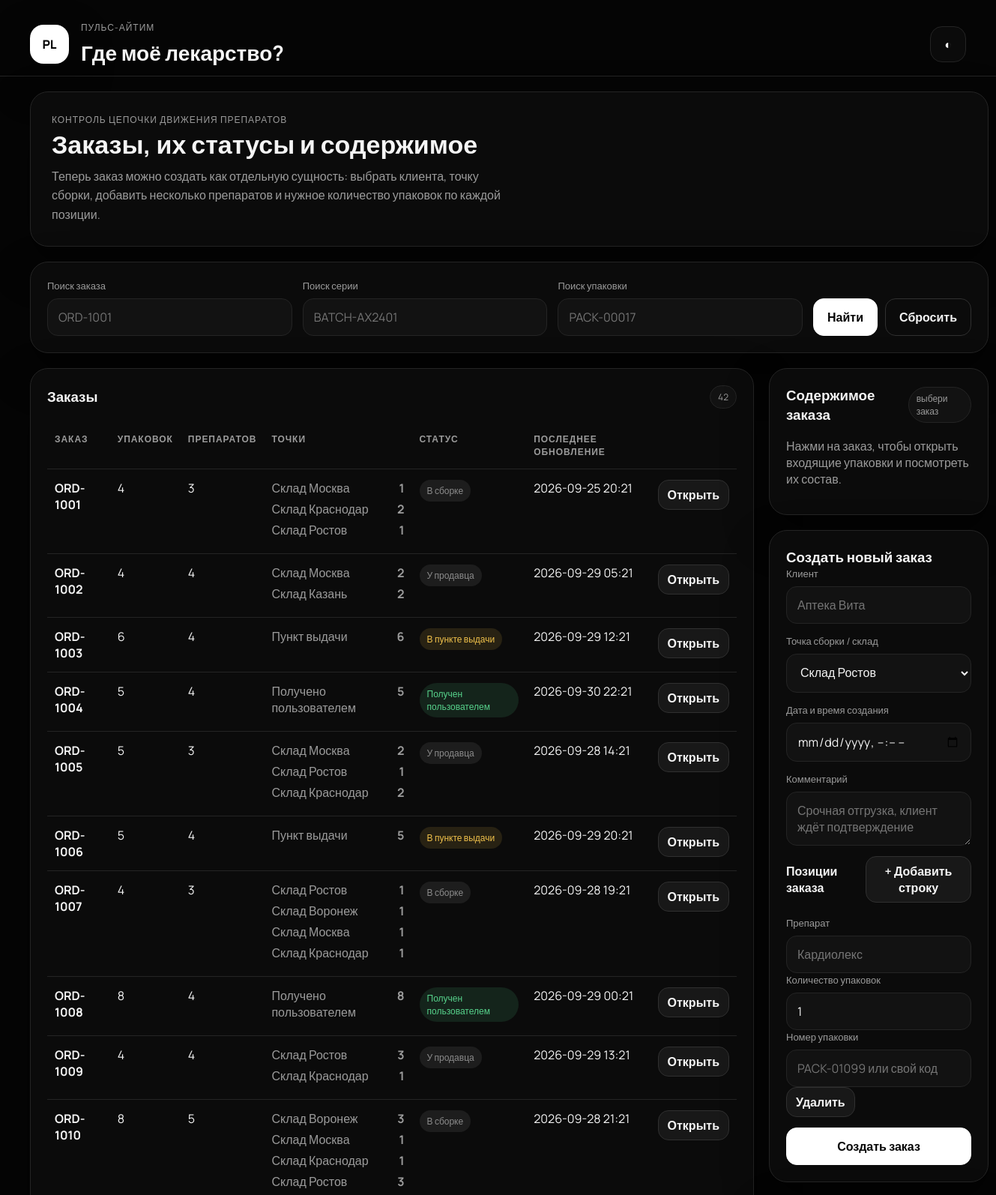
The page / (upper part) on the database its author committed.
### tables this page shows
CREATE TABLE events (
            id INTEGER PRIMARY KEY AUTOINCREMENT,
            package_id INTEGER NOT NULL,
            event_type TEXT NOT NULL,
            status TEXT NOT NULL,
            location TEXT NOT NULL,
            counterparty TEXT,
            event_time TEXT NOT NULL,
            note TEXT,
            order_number TEXT,
            created_at TEXT NOT NULL DEFAULT CURRENT_TIMESTAMP,
            FOREIGN KEY (package_id) REFERENCES packages(id)
        );

### app/main.py (the view)
@app.get("/", response_class=HTMLResponse)
def index(request: Request, code: str = Query(default=""), batch: str = Query(default=""), order: str = Query(default="")):
    data = dashboard_data(code, batch, order)
    return templates.TemplateResponse("index.html", {"request": request, **data})

### app/templates/index.html (shortened to what this page needs)
<!DOCTYPE html>
<html lang="ru" data-theme="dark">
<head>
  <link rel="stylesheet" href="/static/style.css">
</head>
<body>
  <header class="topbar">
    <div>
      <div class="brand-mark">PL</div>
      <div>
        <p class="eyebrow">Пульс-АйТим</p>
        <h1>Где моё лекарство?</h1>
      </div>
    </div>
    <button class="theme-toggle" data-theme-toggle aria-label="Переключить тему">◐</button>
  </header>
  <main id="content" class="layout">
    <section class="hero-card hero-card--compact">
      <div>
        <p class="eyebrow">Контроль цепочки движения препаратов</p>
        <h2>Заказы, их статусы и содержимое</h2>
        <p class="hero-text">Теперь заказ можно создать как отдельную сущность: выбрать клиента, точку сборки, добавить несколько препаратов и нужное количество упаковок по каждой позиции.</p>
      </div>
    </section>
    <section class="panel filters-panel">
      <form method="get" class="search-form">
        <div class="field"><label for="order">Поиск заказа</label><input id="order" name="order" value="{{ search_order }}" placeholder="ORD-1001"></div>
        <div class="field"><label for="batch">Поиск серии</label><input id="batch" name="batch" value="{{ search_batch }}" placeholder="BATCH-AX2401"></div>
        <div class="field"><label for="code">Поиск упаковки</label><input id="code" name="code" value="{{ search_code }}" placeholder="PACK-00017"></div>
        <div class="actions"><button class="btn btn-primary" type="submit">Найти</button><a class="btn btn-ghost" href="/">Сбросить</a></div>
      </form>
    </section>
    <section class="content-grid">
      <div class="left-column">
        <section class="panel">
          <div class="section-title-row"><h3>Заказы</h3><span class="count-pill">{{ orders|length }}</span></div>
          <div class="table-wrap">
            <table>
              <thead>
                <tr>
                  <th>Заказ</th>
                  <th>Упаковок</th>
                  <th>Препаратов</th>
                  <th>Точки</th>
                  <th>Статус</th>
                  <th>Последнее обновление</th>
                  <th></th>
                </tr>
              </thead>
              <tbody>
                {% for order in orders %}
                <tr class="order-row">
                  <td><strong>{{ order.order_number }}</strong></td>
                  <td>{{ order.items_count }}</td>
                  <td>{{ order.medicine_count }}</td>
                  <td>
                    {% for name, qty in order.locations.items() %}
                    <div class="cell-stack"><span>{{ name }}</span><strong>{{ qty }}</strong></div>
                    {% endfor %}
                  </td>
                  <td><span class="status-chip status-{{ order.status_tone }}">{{ order.status_label }}</span></td>
                  <td>{{ order.latest_time[:16]|replace('T', ' ') if order.latest_time else '—' }}</td>
                  <td><button class="tiny-btn js-open-order" type="button" data-order-number="{{ order.order_number }}">Открыть</button></td>
                </tr>
                {% else %}
                <tr><td colspan="7" class="empty-cell">Ничего не найдено</td></tr>
                {% endfor %}
              </tbody>
            </table>
          </div>
        </section>
      </div>
      <aside class="right-column">
        <section class="panel detail-panel">
          <div class="section-title-row"><h3>Содержимое заказа</h3><span id="detail-code" class="count-pill">выбери заказ</span></div>
          <div id="detail-meta" class="detail-meta">Нажми на заказ, чтобы открыть входящие упаковки и посмотреть их состав.</div>
        </section>
        <section class="panel form-panel">
          <h3>Создать новый заказ</h3>
          <form method="post" action="/orders/create" class="stack-form" id="create-order-form">
            <div class="field">
              <label>Клиент</label>
              <input name="client_name" list="client-options" placeholder="Аптека Вита" required>
            </div>
            <div class="field">
              <label>Точка сборки / склад</label>
              <select name="warehouse" required>
                {% for warehouse in warehouses %}
                <option value="{{ warehouse }}">{{ warehouse }}</option>
                {% endfor %}
              </select>
            </div>
            <div class="field">
              <label>Дата и время создания</label>
              <input type="datetime-local" name="created_at" required>
            </div>
            <div class="field">
              <label>Комментарий</label>
              <textarea name="comment" rows="2" placeholder="Срочная отгрузка, клиент ждёт подтверждение"></textarea>
            </div>
            <div class="field-group">
              <div class="section-title-row">
                <h4>Позиции заказа</h4>
                <button class="tiny-btn" type="button" id="add-order-item">+ Добавить строку</button>
              </div>
              <div id="order-items">
                <div class="order-item-row">
                  <div class="field">
                    <label>Препарат</label>
                    <input name="medicine_name" list="medicine-options" placeholder="Кардиолекс" required>
                  </div>
                  <div class="field">
                    <label>Количество упаковок</label>
                    <input type="number" min="1" name="quantity" value="1" required>
                  </div>
                  <div class="field">
                    <label>Номер упаковки</label>
                    <input name="package_code" placeholder="PACK-01099 или свой код">
                  </div>
                  <button class="tiny-btn order-item-remove" type="button">Удалить</button>
                </div>
              </div>
            </div>
            <button class="btn btn-primary" type="submit">Создать заказ</button>
          </form>
        </section>
      </aside>
    </section>
  </main>
</body>
</html>

### app/static/style.css (style rules this page uses)
:root,[data-theme="dark"] { --bg:#050505;--surface:#0b0b0b;--surface-2:#121212;--surface-3:#181818;--line:#242424;--line-2:#303030;--text:#f5f5f5;--muted:#9b9b9b;--primary:#fff;--primary-2:#d6d6d6;--green:#57d38c;--yellow:#f0c14b;--gray:#8c8c8c;--shadow:0 24px 60px rgba(0,0,0,.45) }
* { box-sizing:border-box }
html,body { margin:0;padding:0;font-family:'Manrope',sans-serif;background:var(--bg);color:var(--text) }
a { text-decoration:none;color:inherit }
button,input,select,textarea { font:inherit }
.topbar { display:flex;justify-content:space-between;align-items:center;padding:28px 40px 12px;border-bottom:1px solid var(--line) }
.topbar>div { display:flex;gap:16px;align-items:center }
.brand-mark { width:52px;height:52px;border-radius:18px;display:grid;place-items:center;color:#050505;background:#fff;font-weight:800;box-shadow:var(--shadow) }
.eyebrow { margin:0 0 6px;color:var(--muted);text-transform:uppercase;letter-spacing:.08em;font-size:12px }
h1,h2,h3,h4,p { margin:0 }
h1 { font-size:28px }
h2 { font-size:34px;max-width:760px;line-height:1.08 }
.layout { padding:20px 40px 40px;display:grid;gap:20px }
.hero-card,.panel { background:var(--surface);border:1px solid var(--line);border-radius:24px;box-shadow:var(--shadow) }
.hero-card { padding:28px;display:grid;gap:24px;grid-template-columns:1.4fr 1fr }
.hero-text { margin-top:12px;color:var(--muted);line-height:1.6;max-width:64ch }
.filters-panel { padding:20px 24px }
.search-form,.stack-form { display:grid;gap:14px }
.search-form { grid-template-columns:1fr 1fr 1fr auto;align-items:end }
.field { display:grid;gap:8px }
.field label { font-size:13px;color:var(--muted) }
input,select,textarea { width:100%;border:1px solid var(--line);border-radius:14px;padding:13px 14px;background:var(--surface-2);color:var(--text) }
.actions { display:flex;gap:10px }
.btn,.tiny-btn { border-radius:14px;border:1px solid var(--line-2);display:inline-flex;align-items:center;justify-content:center;font-weight:700;cursor:pointer }
.btn { padding:13px 18px;min-height:48px }
.tiny-btn { padding:8px 12px;min-height:36px;background:var(--surface-3);color:var(--text) }
.btn-primary { background:#fff;color:#050505;border-color:#fff }
.btn-ghost { background:var(--surface);color:var(--text) }
.content-grid { display:grid;grid-template-columns:1.55fr .95fr;gap:20px;align-items:start }
.left-column,.right-column { display:grid;gap:20px }
.panel { padding:22px }
.section-title-row { display:flex;justify-content:space-between;align-items:center;margin-bottom:18px;gap:10px }
.count-pill { display:inline-flex;align-items:center;justify-content:center;border-radius:999px;padding:6px 10px;font-size:12px;background:var(--surface-2);border:1px solid var(--line);color:var(--muted) }
.table-wrap,.summary-table-wrap { overflow:auto }
table { width:100%;border-collapse:collapse;min-width:920px }
th,td { text-align:left;padding:14px 10px;border-bottom:1px solid var(--line);vertical-align:top }
th { font-size:12px;color:var(--muted);text-transform:uppercase;letter-spacing:.08em }
.cell-stack { display:flex;justify-content:space-between;gap:12px;color:var(--muted);margin-bottom:6px }
.status-chip { display:inline-flex;align-items:center;justify-content:center;border-radius:999px;padding:6px 10px;font-size:12px }
.status-green { background:rgba(87,211,140,.12);color:var(--green) }
.status-yellow { background:rgba(240,193,75,.12);color:var(--yellow) }
.status-gray { background:rgba(140,140,140,.14);color:var(--gray) }
.detail-meta { color:var(--muted);margin-bottom:14px }
.theme-toggle { width:48px;height:48px;border-radius:16px;border:1px solid var(--line);background:var(--surface);color:var(--text);cursor:pointer }

### rows shown on the page
events: order_number "ORD-1001", location "Склад Москва", qty "1"
events: location "Склад Краснодар", qty "2"
events: location "Склад Ростов", qty "1", event_time "2026-09-25 20:21"
events: order_number "ORD-1002", location "Склад Москва", qty "2"
events: location "Склад Казань", qty "2"
events: event_time "2026-09-29 05:21"
events: order_number "ORD-1003", location "Пункт выдачи", qty "6"
events: event_time "2026-09-29 12:21"
events: order_number "ORD-1004", location "Получено пользователем", qty "5"
events: event_time "2026-09-30 22:21"
events: order_number "ORD-1005", location "Склад Москва", qty "2"
events: location "Склад Ростов", qty "1"
events: location "Склад Краснодар", qty "2", event_time "2026-09-28 14:21"
events: order_number "ORD-1006", location "Пункт выдачи", qty "5"
events: event_time "2026-09-29 20:21"
events: order_number "ORD-1007", location "Склад Ростов", qty "1"
events: location "Склад Воронеж", qty "1"
events: location "Склад Москва", qty "1"
events: location "Склад Краснодар", qty "1", event_time "2026-09-28 19:21"
events: order_number "ORD-1008", location "Получено пользователем", qty "8"
events: event_time "2026-09-29 00:21"
events: order_number "ORD-1009", location "Склад Ростов", qty "3"
events: location "Склад Краснодар", qty "1"
events: event_time "2026-09-29 13:21"
events: order_number "ORD-1010", location "Склад Воронеж", qty "3"
events: location "Склад Москва", qty "1"
events: location "Склад Краснодар", qty "1"
events: location "Склад Ростов", qty "3"
events: event_time "2026-09-28 21:21"

### other values the page prints
{{ orders|length }} "42"
{{ order.items_count }} "4" "4" "6" "5" "5" "5" "4" "8" "4" "8"
{{ order.medicine_count }} "3" "4" "4" "4" "3" "4" "3" "4" "4" "5"
{{ order.status_label }} "В сборке" "У продавца" "В пункте выдачи" "Получен пользователем" "У продавца" "В пункте выдачи" "В сборке" "Получен пользователем" "У продавца" "В сборке"
form field warehouse "Склад Ростов"
